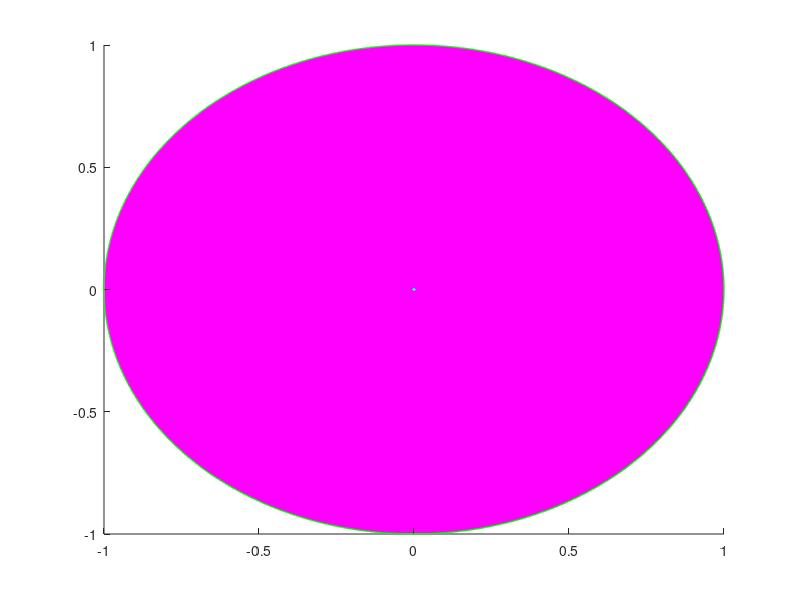

Write MATLAB code to recreate this figure.
function imagesc_S_k_p_3d_belt_3( ...
 parameter ...
,n_S ...
,template_viewing_azimu_b_S_ ...
,template_viewing_polar_a_S_ ...
);

str_thisfunction = 'imagesc_S_k_p_3d_2';

na=0;
if (nargin<1+na); parameter=[]; end; na=na+1;
if (nargin<1+na); n_S=[]; end; na=na+1;
if (nargin<1+na); template_viewing_azimu_b_S_=[]; end; na=na+1;
if (nargin<1+na); template_viewing_polar_a_S_=[]; end; na=na+1;

if isempty(parameter); parameter = struct('type','parameter'); end;
if ~isfield(parameter,'tolerance_master'); parameter.tolerance_master = 1e-2; end;
tolerance_master = parameter.tolerance_master;
if ~isfield(parameter,'flag_verbose'); parameter.flag_verbose = 0; end;
flag_verbose = parameter.flag_verbose;
if ~isfield(parameter,'k_p_r_max'); parameter.k_p_r_max = 1.0; end;
k_p_r_max = parameter.k_p_r_max;
if ~isfield(parameter,'n_gamma_z'); parameter.n_gamma_z = 1024; end;
n_gamma_z = parameter.n_gamma_z;
if ~isfield(parameter,'flag_fill'); parameter.flag_fill = 1; end;
flag_fill = parameter.flag_fill;
if ~isfield(parameter,'c_fill_use_'); parameter.c_fill_use_ = [1,0,1]; end;
c_fill_use_ = parameter.c_fill_use_;
if ~isfield(parameter,'linewidth_use'); parameter.linewidth_use = 1.0; end;
linewidth_use = parameter.linewidth_use;
if ~isfield(parameter,'c_line_use_'); parameter.c_line_use_ = [0,1,0]; end;
c_line_use_ = parameter.c_line_use_;
if ~isfield(parameter,'markersize_use'); parameter.markersize_use = 8.0; end;
markersize_use = parameter.markersize_use;
if ~isfield(parameter,'c_mark_use_'); parameter.c_mark_use_ = [0,1,1]; end;
c_mark_use_ = parameter.c_mark_use_;


if (flag_verbose> 0); disp(sprintf(' %% [entering %s]',str_thisfunction)); end;

if isempty(n_S); n_S = 1; end;
if isempty(template_viewing_azimu_b_S_); template_viewing_azimu_b_S_ = zeros(n_S,1); end;
if isempty(template_viewing_polar_a_S_); template_viewing_polar_a_S_ = zeros(n_S,1); end;

Rz = @(azimu_b) [ +cos(azimu_b) -sin(azimu_b)  0 ; +sin(azimu_b) +cos(azimu_b)  0 ;  0  0  1 ] ;
Ry = @(polar_a) [ +cos(polar_a)  0 +sin(polar_a) ;  0  1  0 ; -sin(polar_a)  0 +cos(polar_a) ] ;
gamma_z_ = linspace(0,2*pi,1+n_gamma_z); gamma_z_ = transpose(gamma_z_(1:n_gamma_z));

k_pre_0_z_ = k_p_r_max*cos(gamma_z_);
k_pre_1_z_ = k_p_r_max*sin(gamma_z_);
k_pre_2_z_ = zeros(n_gamma_z,1);
hold on;
for nS=0:n_S-1;
template_viewing_azimu_b = template_viewing_azimu_b_S_(1+nS);
template_viewing_polar_a = template_viewing_polar_a_S_(1+nS);
tmp__ = transpose([k_pre_0_z_,k_pre_1_z_,k_pre_2_z_]);
tmp__ = Ry(template_viewing_polar_a)*tmp__;
tmp__ = Rz(template_viewing_azimu_b)*tmp__;
tmp__ = transpose(tmp__);
k_pos_0_z_ = tmp__(:,1+0); k_pos_1_z_ = tmp__(:,1+1); k_pos_2_z_ = tmp__(:,1+2);
tmp_p=patch(k_pos_0_z_,k_pos_1_z_,k_pos_2_z_,c_fill_use_);
if flag_fill==0; set(tmp_p,'FaceColor','none'); end;
if linewidth_use==0; set(tmp_p,'LineStyle','none'); end;
if linewidth_use> 0; set(tmp_p,'LineWidth',linewidth_use); set(tmp_p,'EdgeColor',c_line_use_); end;
tmp__ = transpose([0,0,k_p_r_max*1.25]);
tmp__ = Ry(template_viewing_polar_a)*tmp__;
tmp__ = Rz(template_viewing_azimu_b)*tmp__;
tmp__ = transpose(tmp__);
k_pos_0_z_ = tmp__(:,1+0); k_pos_1_z_ = tmp__(:,1+1); k_pos_2_z_ = tmp__(:,1+2);
plot3(k_pos_0_z_,k_pos_1_z_,k_pos_2_z_,'.','MarkerSize',markersize_use,'MarkerEdgeColor',c_mark_use_);
end;%for nS=0:n_S-1;
hold off;

if (flag_verbose> 0); disp(sprintf(' %% [finished %s]',str_thisfunction)); end;
